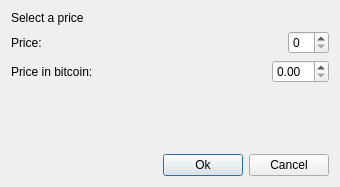
<?xml version="1.0" encoding="UTF-8"?>
<ui version="4.0">
 <class>GetPrice</class>
 <widget class="QDialog" name="GetPrice">
  <property name="geometry">
   <rect>
    <x>0</x>
    <y>0</y>
    <width>340</width>
    <height>187</height>
   </rect>
  </property>
  <property name="windowTitle">
   <string>Dialog</string>
  </property>
  <layout class="QVBoxLayout" name="verticalLayout">
   <item>
    <widget class="QLabel" name="label">
     <property name="text">
      <string>Select a price</string>
     </property>
    </widget>
   </item>
   <item>
    <layout class="QHBoxLayout" name="horizontalLayout">
     <item>
      <widget class="QLabel" name="label_2">
       <property name="text">
        <string>Price:</string>
       </property>
      </widget>
     </item>
     <item>
      <spacer name="horizontalSpacer">
       <property name="orientation">
        <enum>Qt::Horizontal</enum>
       </property>
       <property name="sizeHint" stdset="0">
        <size>
         <width>40</width>
         <height>20</height>
        </size>
       </property>
      </spacer>
     </item>
     <item>
      <widget class="QSpinBox" name="price"/>
     </item>
    </layout>
   </item>
   <item>
    <layout class="QHBoxLayout" name="horizontalLayout_2">
     <item>
      <widget class="QLabel" name="label_bitcoin">
       <property name="text">
        <string>Price in bitcoin:</string>
       </property>
      </widget>
     </item>
     <item>
      <spacer name="horizontalSpacer_2">
       <property name="orientation">
        <enum>Qt::Horizontal</enum>
       </property>
       <property name="sizeHint" stdset="0">
        <size>
         <width>40</width>
         <height>20</height>
        </size>
       </property>
      </spacer>
     </item>
     <item>
      <widget class="QDoubleSpinBox" name="bitcoin"/>
     </item>
    </layout>
   </item>
   <item>
    <spacer name="verticalSpacer">
     <property name="orientation">
      <enum>Qt::Vertical</enum>
     </property>
     <property name="sizeHint" stdset="0">
      <size>
       <width>20</width>
       <height>73</height>
      </size>
     </property>
    </spacer>
   </item>
   <item>
    <layout class="QHBoxLayout" name="horizontalLayout_3">
     <item>
      <spacer name="horizontalSpacer_3">
       <property name="orientation">
        <enum>Qt::Horizontal</enum>
       </property>
       <property name="sizeHint" stdset="0">
        <size>
         <width>40</width>
         <height>20</height>
        </size>
       </property>
      </spacer>
     </item>
     <item>
      <widget class="QPushButton" name="ok">
       <property name="text">
        <string>Ok</string>
       </property>
      </widget>
     </item>
     <item>
      <widget class="QPushButton" name="cancel">
       <property name="text">
        <string>Cancel</string>
       </property>
      </widget>
     </item>
    </layout>
   </item>
  </layout>
 </widget>
 <resources/>
 <connections/>
</ui>
